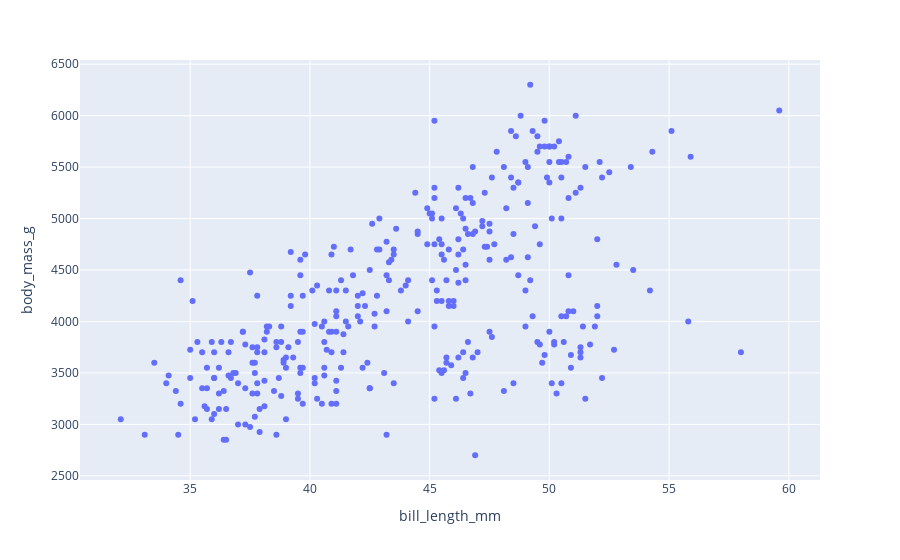

The notebook cell this image was saved under:
### Code cell
import plotly.express as px
import seaborn as sns

# GET DATA
df = sns.load_dataset("penguins");  #print(df.keys())

# GENERATE PLOTLY FIGURE
fig = px.scatter(
    data_frame=df,
    x="bill_length_mm",
    y="body_mass_g",
)

import plotly.io as pio
pio.renderers.default = "plotly_mimetype+notebook_connected"

fig.show()

# # SAVE AND RENDER 
# file_name="./img/plotly-hello.html"
# fig.write_html(file_name)
# from IPython.display import IFrame
# IFrame(src=file_name, width=1000, height=500)

### Figure 1 — Plotly figure (JSON) as saved in the notebook; plotly's stock layout.template omitted (floating-point values rounded to 4 significant figures; data arrays with more than 128 entries replaced by an {"elided": "..."} marker saying what was removed)
{"data": [{"hovertemplate": "bill_length_mm=%{x}<br>body_mass_g=%{y}<extra></extra>", "legendgroup": "", "marker": {"color": "#636efa", "symbol": "circle"}, "mode": "markers", "name": "", "orientation": "v", "showlegend": false, "type": "scatter", "x": {"elided": "344 float values"}, "xaxis": "x", "y": {"elided": "344 float values"}, "yaxis": "y"}], "layout": {"legend": {"tracegroupgap": 0}, "margin": {"t": 60}, "xaxis": {"anchor": "y", "domain": [0.0, 1.0], "title": {"text": "bill_length_mm"}}, "yaxis": {"anchor": "x", "domain": [0.0, 1.0], "title": {"text": "body_mass_g"}}}}
